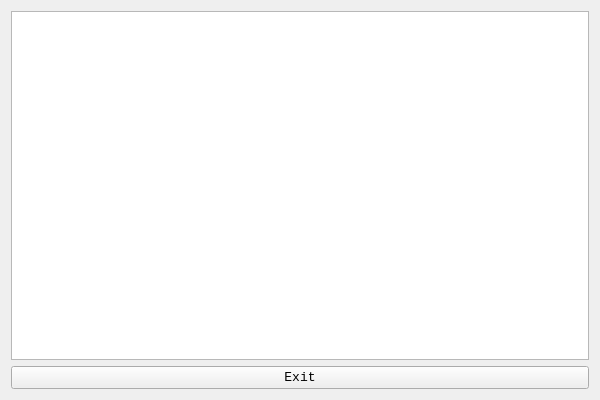
<?xml version="1.0" encoding="UTF-8"?>
<ui version="4.0">
 <class>SingletonClass</class>
 <widget class="QWidget" name="SingletonClass">
  <property name="geometry">
   <rect>
    <x>0</x>
    <y>0</y>
    <width>600</width>
    <height>400</height>
   </rect>
  </property>
  <property name="font">
   <font>
    <family>Consolas</family>
    <pointsize>10</pointsize>
   </font>
  </property>
  <property name="windowTitle">
   <string>Singleton</string>
  </property>
  <property name="windowIcon">
   <iconset resource="Singleton.qrc">
    <normaloff>:/Singleton.ico</normaloff>:/Singleton.ico</iconset>
  </property>
  <layout class="QVBoxLayout" name="verticalLayout">
   <item>
    <widget class="QPlainTextEdit" name="plainTextEdit"/>
   </item>
   <item>
    <widget class="QPushButton" name="pushButton">
     <property name="text">
      <string>Exit</string>
     </property>
    </widget>
   </item>
  </layout>
 </widget>
 <layoutdefault spacing="6" margin="11"/>
 <resources>
  <include location="Singleton.qrc"/>
 </resources>
 <connections/>
</ui>
